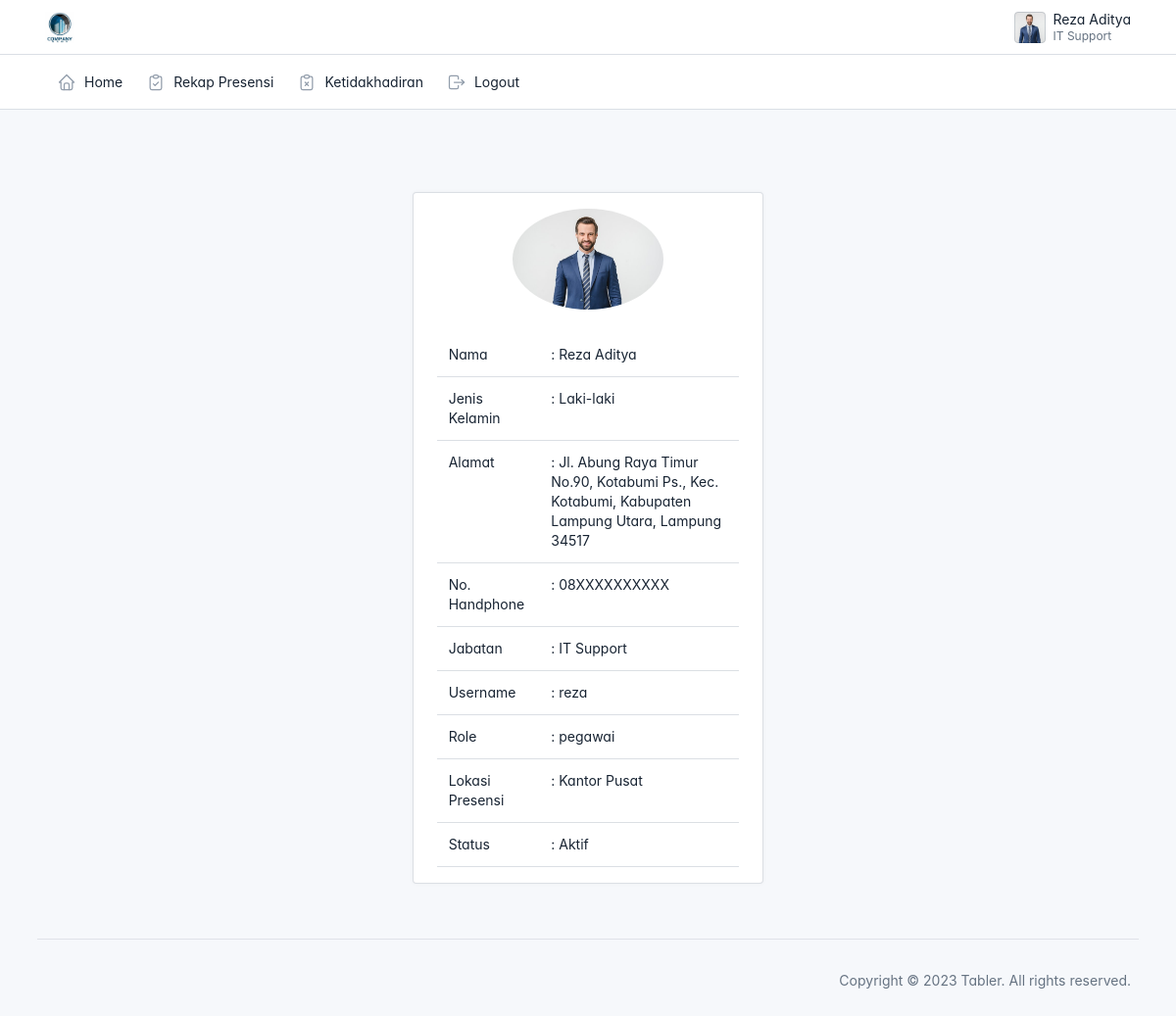
Screenshot of /pegawai/fitur_lainnya/profile.php (signed in) with the database file from the repository.
### tables this page shows
CREATE TABLE `users` (
  `id` int(11) NOT NULL,
  `id_pegawai` int(11) NOT NULL,
  `username` varchar(25) NOT NULL,
  `password` varchar(225) NOT NULL,
  `status` varchar(20) NOT NULL,
  `role` varchar(20) NOT NULL
);

CREATE TABLE `pegawai` (
  `id` int(11) NOT NULL,
  `nip` varchar(50) NOT NULL,
  `nama` varchar(25) NOT NULL,
  `jenis_kelamin` varchar(10) NOT NULL,
  `alamat` varchar(225) NOT NULL,
  `no_handphone` varchar(20) NOT NULL,
  `jabatan` varchar(50) NOT NULL,
  `lokasi_presensi` varchar(50) NOT NULL,
  `foto` varchar(25) NOT NULL
);

### config.php (called while the page is built, shortened)
<?php
    function base_url($url = null)
    {
        $base_url = 'http://localhost/presensi';
        if ($url != null) {
            return $base_url . '/'.$url;
        }else {
            return $base_url;
        }
    }
?>

### pegawai/fitur_lainnya/profile.php (the view, shortened to what this page needs)
<?php
include('../layout/header.php');
require_once('../../config.php');
$id = $_SESSION['id'];
$result = mysqli_query($connection, "SELECT users.id_pegawai, users.username, users.status, users.role, pegawai.* FROM users JOIN pegawai ON users.id_pegawai = pegawai.id WHERE pegawai.id=$id");
?>
<?php while ($pegawai = mysqli_fetch_array($result)) : ?>
    <div class="page-body">
        <div class="container-xl">
            <div class="row">
                <div class="col-md-4"></div>
                <div class="col-md-4">
                    <div class="card">
                        <div class="card-body">
                            <center>
                                <img style="border-radius: 100%; width: 50%" src="<?= base_url('assets/img/foto_pegawai/' . $pegawai['foto']) ?>" alt="">
                            </center>
                            <table class="table mt-4">
                                <tr>
                                    <td>Nama</td>
                                    <td>: <?= $pegawai['nama'] ?></td>
                                </tr>
                                <tr>
                                    <td>Jenis Kelamin</td>
                                    <td>: <?= $pegawai['jenis_kelamin'] ?></td>
                                </tr>
                                <tr>
                                    <td>Alamat</td>
                                    <td>: <?= $pegawai['alamat'] ?></td>
                                </tr>
                                <tr>
                                    <td>No. Handphone</td>
                                    <td>: <?= $pegawai['no_handphone'] ?></td>
                                </tr>
                                <tr>
                                    <td>Jabatan</td>
                                    <td>: <?= $pegawai['jabatan'] ?></td>
                                </tr>
                                <tr>
                                    <td>Username</td>
                                    <td>: <?= $pegawai['username'] ?></td>
                                </tr>
                                <tr>
                                    <td>Role</td>
                                    <td>: <?= $pegawai['role'] ?></td>
                                </tr>
                                <tr>
                                    <td>Lokasi Presensi</td>
                                    <td>: <?= $pegawai['lokasi_presensi'] ?></td>
                                </tr>
                                <tr>
                                    <td>Status</td>
                                    <td>: <?= $pegawai['status'] ?></td>
                                </tr>
                            </table>
                        </div>
                    </div>
                </div>
                <div class="col-md-4"></div>
            </div>
        </div>
    </div>
<?php endwhile; ?>
<?php include('../layout/footer.php'); ?>

### pegawai/layout/header.php (shortened to what this page needs)
<?php
require_once('../../config.php') ?>
<!doctype html>
<html lang="en">
<head>
    <link href="<?= base_url('assets/css/tabler.min.css?1684106062') ?>" rel="stylesheet" />
    <link href="<?= base_url('assets/css/tabler-vendors.min.css?1684106062') ?>" rel="stylesheet" />
    <link href="<?= base_url('assets/css/demo.min.css?1684106062') ?>" rel="stylesheet" />
    <link rel="stylesheet" href="https://cdnjs.cloudflare.com/ajax/libs/font-awesome/6.4.2/css/all.min.css" />
</head>
<body>
    <div class="page">
        <header class="navbar navbar-expand-md d-print-none">
            <div class="container-xl">
                <h1 class="navbar-brand navbar-brand-autodark d-none-navbar-horizontal pe-0 pe-md-3">
                    <a href=".">
                        <img src="<?= base_url('assets/img/logo_perusahaan.jpg') ?>" width="110" height="32" alt="Tabler" class="navbar-brand-image">
                    </a>
                </h1>
                <div class="navbar-nav flex-row order-md-last">
                    <div class="nav-item dropdown">
                        <a href="#" class="nav-link d-flex lh-1 text-reset p-0" data-bs-toggle="dropdown" aria-label="Open user menu">
                            <?php
                            $id = $_SESSION['id'];
                            $result = mysqli_query($connection, "SELECT users.id_pegawai, users.username, users.status, users.role, pegawai.* FROM users JOIN pegawai ON users.id_pegawai = pegawai.id WHERE pegawai.id=$id");
                            while ($pegawai = mysqli_fetch_array($result)) :
                            ?>
                                <span class="avatar avatar-sm" style="background-image: url('<?= base_url('assets/img/foto_pegawai/' . $pegawai['foto']) ?>');"></span>
                            <?php endwhile; ?>
                            <div class="d-none d-xl-block ps-2">
                                <div><?= $_SESSION['nama'] ?></div>
                                <div class="mt-1 small text-muted"><?= $_SESSION['jabatan'] ?></div>
                            </div>
                        </a>
                    </div>
                </div>
            </div>
        </header>
        <header class="navbar-expand-md">
            <div class="collapse navbar-collapse" id="navbar-menu">
                <div class="navbar">
                    <div class="container-xl">
                        <ul class="navbar-nav">
                            <li class="nav-item">
                                <a class="nav-link" href="<?= base_url('pegawai/home/home.php') ?>">
                                    <span class="nav-link-icon d-md-none d-lg-inline-block">
                                    </span>
                                    <span class="nav-link-title">
                                        Home
                                    </span>
                                </a>
                            </li>
                            <li class="nav-item">
                                <a class="nav-link" href="<?= base_url('pegawai/presensi/rekap_presensi.php') ?>">
                                    <span class="nav-link-icon d-md-none d-lg-inline-block">
                                    </span>
                                    <span class="nav-link-title">
                                        Rekap Presensi
                                    </span>
                                </a>
                            </li>
                            <li class="nav-item">
                                <a class="nav-link" href="<?= base_url('pegawai/ketidakhadiran/ketidakhadiran.php') ?>">
                                    <span class="nav-link-icon d-md-none d-lg-inline-block">
                                    </span>
                                    <span class="nav-link-title">
                                        Ketidakhadiran
                                    </span>
                                </a>
                            </li>
                            <li class="nav-item">
                                <a class="nav-link" href="<?= base_url('auth/logout.php') ?>">
                                    <span class="nav-link-icon d-md-none d-lg-inline-block">
                                    </span>
                                    <span class="nav-link-title">
                                        Logout
                                    </span>
                                </a>
                            </li>
                        </ul>
                    </div>
                </div>
            </div>
        </header>
        <div class="page-wrapper">
            <div class="page-header d-print-none">
                <div class="container-xl">
                    <div class="row g-2 align-items-center">
                    </div>
                </div>
            </div>

### pegawai/layout/header.php (style rules this page uses)
:root { --tblr-font-sans-serif: 'Inter Var', -apple-system, BlinkMacSystemFont, San Francisco, Segoe UI, Roboto, Helvetica Neue, sans-serif; }
body { font-feature-settings: "cv03", "cv04", "cv11"; }

### rows the page displays
users: id_pegawai.foto (picture), id_pegawai.nama "Reza Aditya", id_pegawai.jenis_kelamin "Laki-laki", id_pegawai.alamat "Jl. Abung Raya Timur No.90, Kotabumi Ps., Kec. Kotabumi, Kabupaten Lampung Utara, Lampung 34517", id_pegawai.no_handphone "08XXXXXXXXXX", id_pegawai.jabatan "IT Support", username "reza", role "pegawai", id_pegawai.lokasi_presensi "Kantor Pusat", status "Aktif"

### other values shown
$_SESSION['nama'] "Reza Aditya"
$_SESSION['jabatan'] "IT Support"
